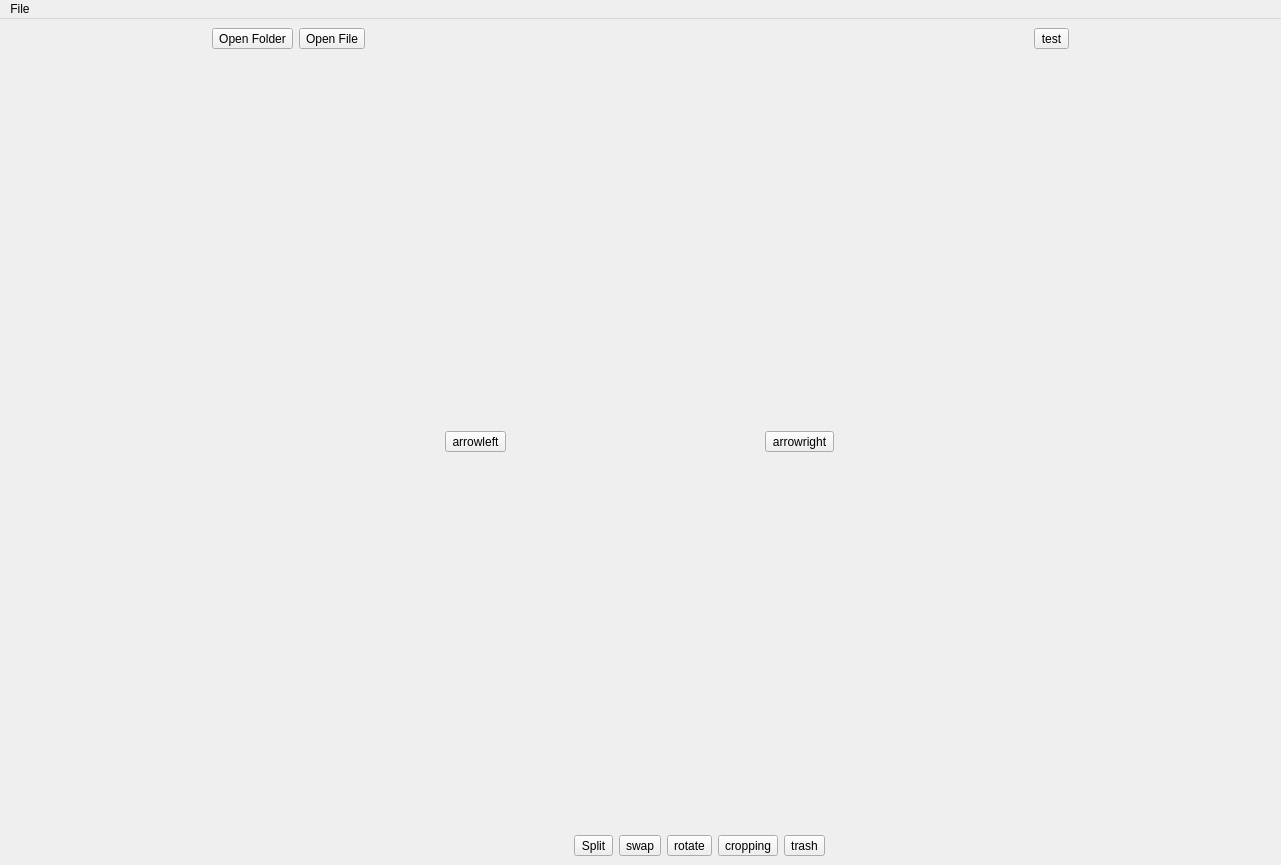
<?xml version="1.0" encoding="UTF-8"?>
<ui version="4.0">
 <class>MainWindow</class>
 <widget class="QMainWindow" name="MainWindow">
  <property name="geometry">
   <rect>
    <x>0</x>
    <y>0</y>
    <width>1281</width>
    <height>865</height>
   </rect>
  </property>
  <property name="windowTitle">
   <string>MainWindow</string>
  </property>
  <widget class="QWidget" name="centralwidget">
   <layout class="QGridLayout" name="gridLayout_2">
    <item row="0" column="0">
     <layout class="QHBoxLayout" name="openFileLayout">
      <item>
       <widget class="QToolButton" name="openFolderButton">
        <property name="text">
         <string>Open Folder</string>
        </property>
        <property name="icon">
         <iconset>
          <normaloff>../PycharmProjects/PyPdfConverter/icons/folder.png</normaloff>../PycharmProjects/PyPdfConverter/icons/folder.png</iconset>
        </property>
        <property name="iconSize">
         <size>
          <width>50</width>
          <height>50</height>
         </size>
        </property>
       </widget>
      </item>
      <item>
       <widget class="QToolButton" name="openFileButton">
        <property name="enabled">
         <bool>true</bool>
        </property>
        <property name="text">
         <string>Open File</string>
        </property>
        <property name="icon">
         <iconset>
          <normaloff>../PycharmProjects/PyPdfConverter/icons/file.png</normaloff>../PycharmProjects/PyPdfConverter/icons/file.png</iconset>
        </property>
        <property name="iconSize">
         <size>
          <width>50</width>
          <height>50</height>
         </size>
        </property>
       </widget>
      </item>
     </layout>
    </item>
    <item row="0" column="2">
     <layout class="QVBoxLayout" name="testLayout">
      <item>
       <widget class="QToolButton" name="testButton">
        <property name="text">
         <string>test</string>
        </property>
        <property name="icon">
         <iconset>
          <normaloff>pdfTesting/testing.jpeg</normaloff>pdfTesting/testing.jpeg</iconset>
        </property>
        <property name="iconSize">
         <size>
          <width>50</width>
          <height>50</height>
         </size>
        </property>
       </widget>
      </item>
     </layout>
    </item>
    <item row="1" column="0" colspan="3">
     <layout class="QHBoxLayout" name="picButtonLayout">
      <item>
       <widget class="QToolButton" name="leftButton">
        <property name="text">
         <string>arrowleft</string>
        </property>
        <property name="icon">
         <iconset>
          <normaloff>../Documents/arrowleft.png</normaloff>../Documents/arrowleft.png</iconset>
        </property>
        <property name="iconSize">
         <size>
          <width>50</width>
          <height>50</height>
         </size>
        </property>
       </widget>
      </item>
      <item>
       <layout class="QGridLayout" name="picButtonGrid">
        <item row="0" column="0">
         <spacer name="verticalSpacer">
          <property name="orientation">
           <enum>Qt::Vertical</enum>
          </property>
          <property name="sizeHint" stdset="0">
           <size>
            <width>20</width>
            <height>40</height>
           </size>
          </property>
         </spacer>
        </item>
       </layout>
      </item>
      <item>
       <widget class="QToolButton" name="rightButton">
        <property name="text">
         <string>arrowright</string>
        </property>
        <property name="icon">
         <iconset>
          <normaloff>../Documents/arrowright.png</normaloff>../Documents/arrowright.png</iconset>
        </property>
        <property name="iconSize">
         <size>
          <width>50</width>
          <height>50</height>
         </size>
        </property>
       </widget>
      </item>
     </layout>
    </item>
    <item row="3" column="1">
     <layout class="QHBoxLayout" name="toolButtonLayout">
      <item>
       <widget class="QToolButton" name="splitButton">
        <property name="text">
         <string>Split</string>
        </property>
        <property name="icon">
         <iconset>
          <normaloff>../Documents/split.png</normaloff>../Documents/split.png</iconset>
        </property>
        <property name="iconSize">
         <size>
          <width>50</width>
          <height>50</height>
         </size>
        </property>
       </widget>
      </item>
      <item>
       <widget class="QToolButton" name="swapButton">
        <property name="text">
         <string>swap</string>
        </property>
        <property name="icon">
         <iconset>
          <normaloff>../PycharmProjects/PyPdfConverter/icons/swap.png</normaloff>../PycharmProjects/PyPdfConverter/icons/swap.png</iconset>
        </property>
        <property name="iconSize">
         <size>
          <width>50</width>
          <height>50</height>
         </size>
        </property>
       </widget>
      </item>
      <item>
       <widget class="QToolButton" name="rotateButton">
        <property name="text">
         <string>rotate</string>
        </property>
        <property name="icon">
         <iconset>
          <normaloff>../PycharmProjects/PyPdfConverter/icons/rotate.jpeg</normaloff>../PycharmProjects/PyPdfConverter/icons/rotate.jpeg</iconset>
        </property>
        <property name="iconSize">
         <size>
          <width>50</width>
          <height>50</height>
         </size>
        </property>
       </widget>
      </item>
      <item>
       <widget class="QToolButton" name="cropButton">
        <property name="text">
         <string>cropping</string>
        </property>
        <property name="icon">
         <iconset>
          <normaloff>pdfTesting/crop.png</normaloff>pdfTesting/crop.png</iconset>
        </property>
        <property name="iconSize">
         <size>
          <width>50</width>
          <height>50</height>
         </size>
        </property>
       </widget>
      </item>
      <item>
       <widget class="QToolButton" name="trashButton">
        <property name="text">
         <string>trash</string>
        </property>
        <property name="icon">
         <iconset>
          <normaloff>../PycharmProjects/PyPdfConverter/icons/trash.jpeg</normaloff>../PycharmProjects/PyPdfConverter/icons/trash.jpeg</iconset>
        </property>
        <property name="iconSize">
         <size>
          <width>50</width>
          <height>50</height>
         </size>
        </property>
       </widget>
      </item>
     </layout>
    </item>
   </layout>
  </widget>
  <widget class="QMenuBar" name="menuBar">
   <property name="geometry">
    <rect>
     <x>0</x>
     <y>0</y>
     <width>1281</width>
     <height>22</height>
    </rect>
   </property>
   <widget class="QMenu" name="menuFile">
    <property name="title">
     <string>File</string>
    </property>
    <addaction name="actionOpen_Folder"/>
    <addaction name="actionOpen_File"/>
   </widget>
   <addaction name="menuFile"/>
  </widget>
  <action name="actionOpen_Folder">
   <property name="text">
    <string>Open Folder</string>
   </property>
  </action>
  <action name="actionOpen_File">
   <property name="text">
    <string>Open File</string>
   </property>
  </action>
 </widget>
 <resources/>
 <connections/>
</ui>
